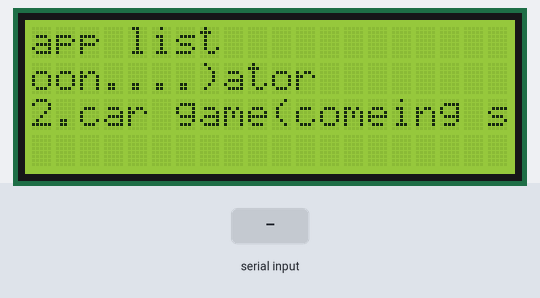
Recording of a sketch running on a simulated Arduino Uno, built with avr-gcc and run on an emulated ATmega328P. On the bench: 20×4 character LCD. Inputs (shaded band) come from the test bench. What the sketch prints to the serial monitor is not drawn.

Above: at 8.5 s.
8.6 s: "1" received over Serial
At 11.0 s:
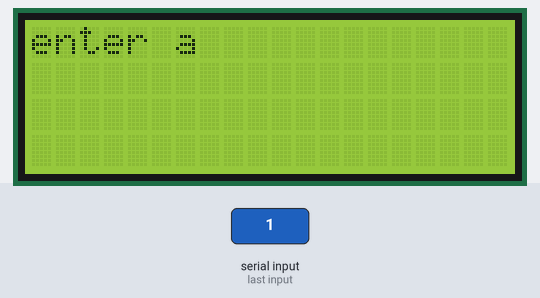
11.6 s: "5\n" received over Serial
At 13.4 s:
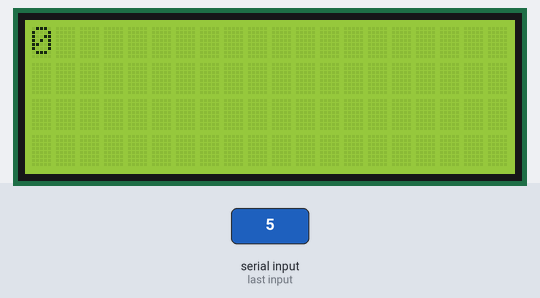
14.6 s: "+" received over Serial
At 14.68 s:
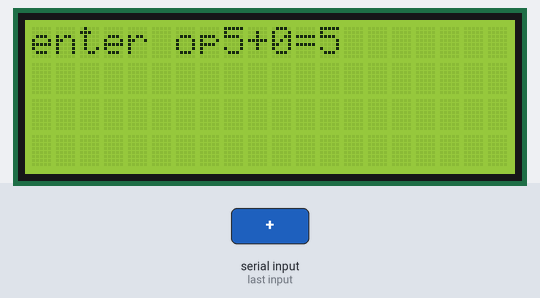
16.2 s: "2" received over Serial
At 16.8 s:
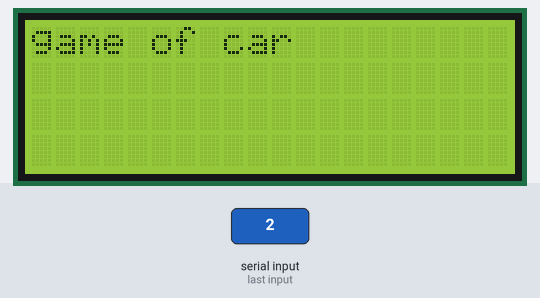
19.2 s: "s90\n" received over Serial
At 19.6 s:
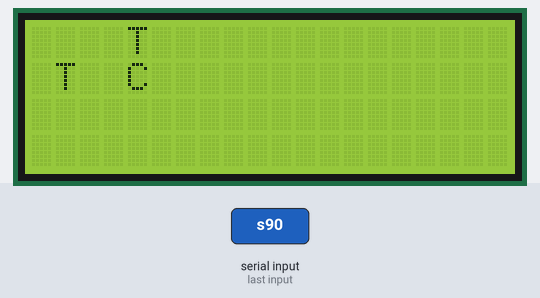

Measured:
- after the input at 8.6 s, the display: first changes at once (image 1 shows a later state)
- after the input at 11.6 s, the display: first changes at once (image 2 shows a later state)
- after the input at 14.6 s, the display: changes at once (image 3)
- after the input at 16.2 s, the display: changes at once (image 4)
- after the input at 19.2 s, the display: changes after 0.05 s (image 5)
- what the display in image 2 shows lasts 1.0 s, from 13.1 s to 14.1 s
- what the display in image 4 shows lasts 1.5 s, from 16.2 s to 17.7 s

The sketch:

braq.0.2v.ino
```cpp
#include <LiquidCrystal_I2C.h>

LiquidCrystal_I2C lcd(0x27,20,4);

int xc, yc;
int xb1 = 5;
int yc1 = 1;
int yc2 = 0;
int xb2 = 8;
int yb1 = 1, yb2 = 0;

int speed = 500;
//inverse relationship betwen val of speed int and speed in the game
bool lose = false;// true = lose
long a;//frist n in the equation
long b;// second n in the equation
long result;//To display the result

void setup() {

  lcd.init();
  lcd.backlight();

  Serial.begin(9600);
  Serial.println(F("welcome to braq 0.2"));
  lcd.print(F("welcome to braq"));

  delay(2000);
  lcd.clear();
  lcd.print(F("power by arduino"));
  Serial.println(F("power by arduino"));

  delay(760);
  lcd.clear();
  lcd.print(F("by ar7bit"));
  Serial.println(F("by ar7bit"));

  delay(1000);
  lcd.clear();

  Serial.println(F("<<For any questions go to my githup and i'll answeryou>>"));
  delay(1000);
 Serial.println(F("<______________________________________________________>>"));
  Serial.println(F("My accounts>>>>"));
  delay(500);
  Serial.println(F("email||rerer987654321@gamil.com"));
  delay(250);
  Serial.println(F("Githup|ar7bit"));
  delay(760);
  Serial.println(F("enjoy"));
delay(1000);
}

void loop() {

  Serial.println(F("<_____________________________________________________>>"));
  Serial.println(F("app list"));
  Serial.println(F("1.calculator"));
  Serial.println(F("2.car game(comeing soon....)"));
  lcd.clear();
  lcd.print("app list");
  lcd.setCursor(0,1);
  lcd.print("1.calculator");
  lcd.setCursor(0,2);
  lcd.print("2.car game(comeing soon....)");

  while(Serial.available() <= 0){}

  int s = Serial.read();

  if(s == '1'){

    lcd.clear();
    lcd.print("calculator");

    delay(750);
    lcd.clear();
    delay(1000);

    Serial.println("enter a");
    lcd.print("enter a");

    while(Serial.available() <= 0){}
    a = Serial.parseInt();

    Serial.println(a);
    lcd.clear();
    lcd.print(a);

    delay(500);
    lcd.clear();

    Serial.println("enter b");
    lcd.print("enter b");

    while(Serial.available() <= 0){}
    b = Serial.parseInt();

    Serial.println(b);
    lcd.clear();
    lcd.print(b);

    delay(1000);
    lcd.clear();

    Serial.println("enter operator");
    lcd.print("enter op");
   delay(500);
    while(Serial.available() <= 0){}

    switch(Serial.read()){

      case '+':

        result = a + b;
        lcd.print(a);
        lcd.print("+");
        lcd.print(b);
        lcd.print("=");
        Serial.print(a);
        Serial.print("+");
        Serial.print(b);
        Serial.print("=");
      break;

      case '-':
        result = a - b;
        lcd.print(a);
        lcd.print("-");
        lcd.print(b);
        lcd.print("=");
        Serial.print(a);
        Serial.print("-");
        Serial.print(b);
        Serial.print("=");
      break;

      case '*':
        result = a * b;
        lcd.print(a);
        lcd.print("*");
        lcd.print(b);
        lcd.print("=");
        Serial.print(a);
        Serial.print("*");
        Serial.print(b);
        Serial.print("=");
      break;

        case '/':
        result = a / b;
        lcd.print(a);
        lcd.print("/");
        lcd.print(b);
        lcd.print("=");
        Serial.print(a);
        Serial.print("/");
        Serial.print(b);
        Serial.print("=");
      break;
    }

    lcd.print(result);
    Serial.println(result);

  }

  if(s == '2'){
   lcd.clear();
   lcd.print("game of car");
   Serial.println("game of car");
   delay(1000);

   while(lose == false){
    delay(speed);
    xc++;
    xb1--;
    xb2--;

    if(Serial.available() > 0){
      int s = Serial.read();
      if(s == 'w'){ yc = 0; }
      if(s == 's'){ yc = 1; }
    }

  Serial.println("connect lcd to play a game");
  lcd.clear();
  lcd.setCursor(xc,yc);
  lcd.print("C");
  lcd.setCursor(xb1,yb1);
  lcd.print("T");
  lcd.setCursor(xb2,yb2);
  lcd.print("T");

    if((xc == xb1 && yc == yb1) || (xc == xb2 && yc == yb2)){
    int skip=2000;
    lose = true;
    xc = 0;
    yc = 0;
    xb1 = 5;
    yb1 = 0;
    xb2 = 18;
    yb2 = 1;
    lcd.setCursor(8,0);
    lcd.print("lose :(");
    lcd.setCursor(8,1);
    lcd.print( "prees s to skip");
    if(s == 's' ){
      skip = 1;
    }
   delay(skip);
    }
   }
  }
}
//i'll add a butons cntrol soon,becouse i am working now on kombater**a 6502 Computer with my os ghayla**
```
